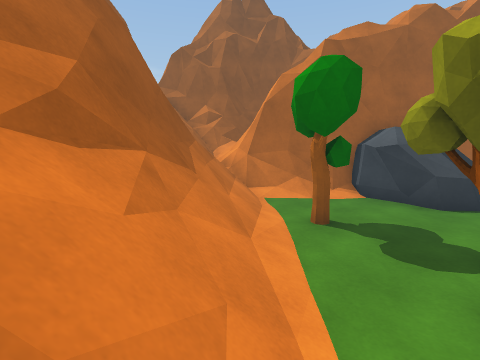
View 1 (above)

16 first-person views from a walk through a 3-D level made in the Unity game engine. The camera is 1.3 m above the floor, tilts 8° down and sees 85° across. The floor is counted in squares, 1 m on a side. Each view is taken from the middle of a square. On the plan, view 1 faces up. The plan holds only what a view shows up to about 13 squares ahead; the rest is blank. The place goes on beyond the plan. The player is left out.

View 2
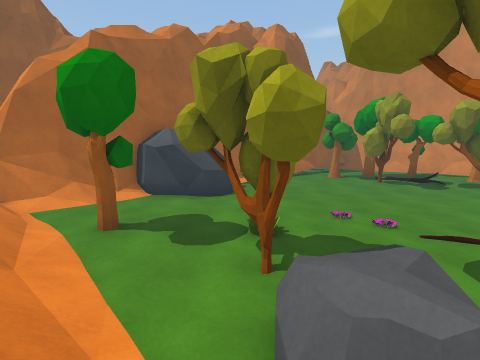

View 3
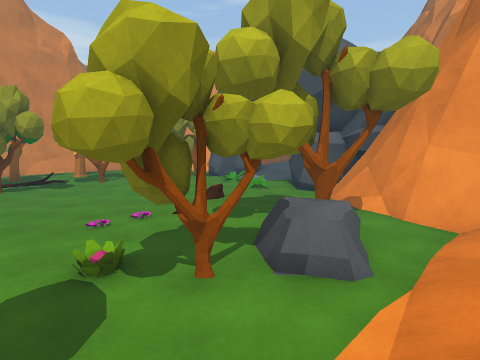

View 4
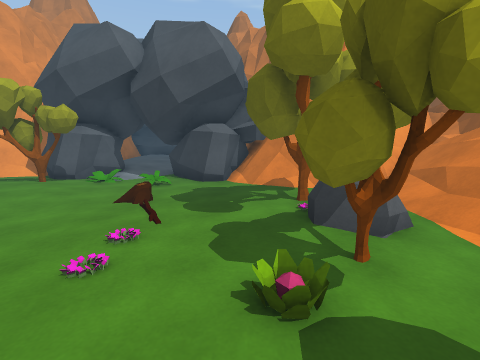

View 5
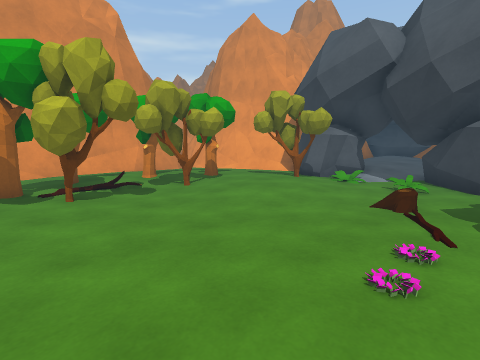

View 6
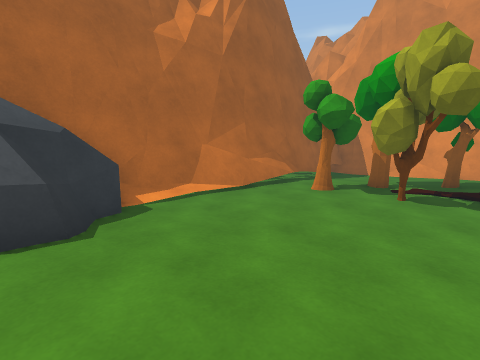

View 7
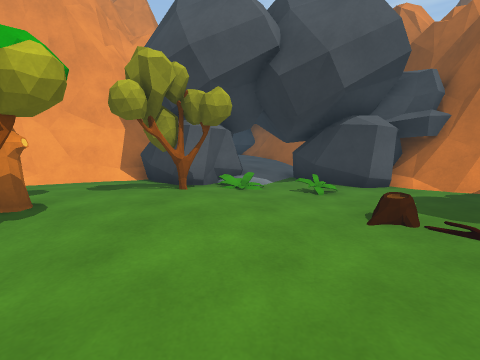

View 8
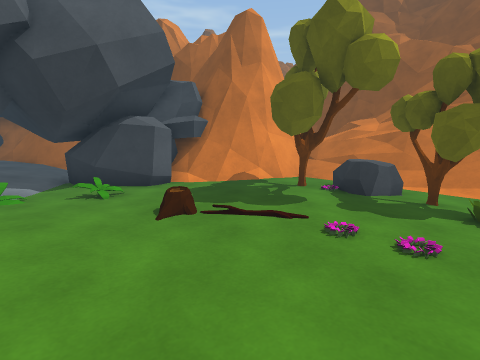

View 9
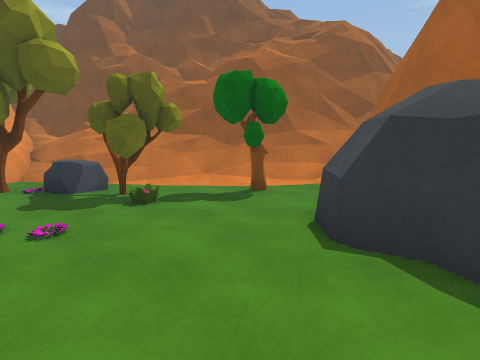

View 10
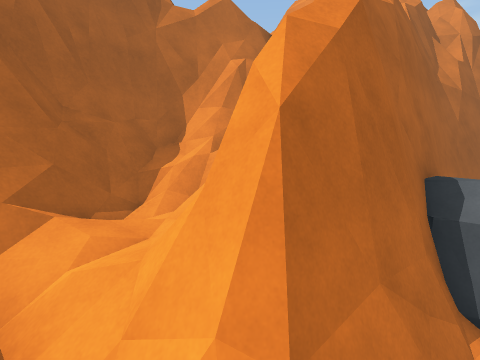

View 11
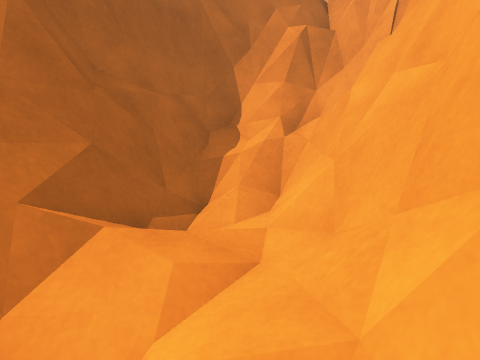

View 12
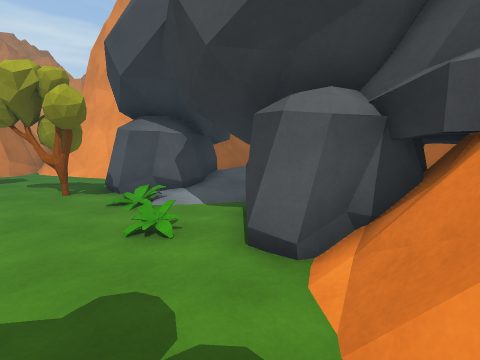

View 13
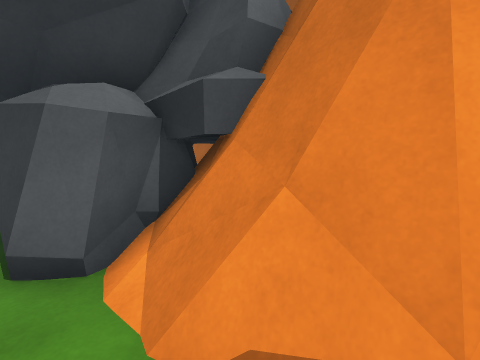

View 14
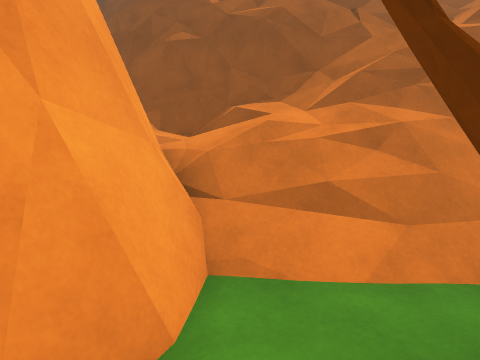

View 15
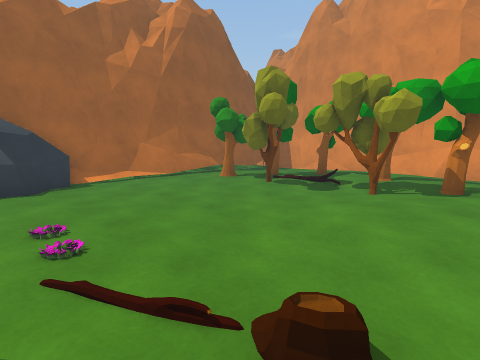

View 16
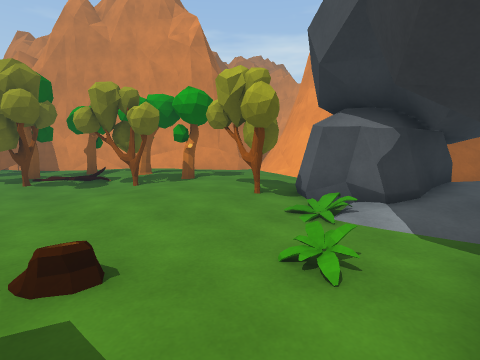

### Floor plan
Key: @ floor where view 1 was taken; # wall or solid block; . main floor; - floor 0.25 m lower than the main floor; : floor 1 m higher than the main floor; + floor 1.5 m higher than the main floor; * floor 1.75 m higher than the main floor; % floor 2.25 m higher than the main floor; / step, stairs or slope; = window, fence, low wall or low ledge; ^ raised ledge; R rock; T tree; P plant; O other object.
Columns run from 4 left of view 1 to 14 right of it. Each row starts with its distance up from view 1.
 15      ####
 14    #######
 13  ####=%###
 12  ##=//==##
 11  ##//=^##
 10  ^=/=####
  9  #=/=####RR###
  8  ##//===RRRR#######
  7   ##/-..RRRR--.===
  6   #=/-T..R..--..TT
  5   #=/-T....---..TTT
  4   #=/--.....---TTTT
  3  ##=/-TP....---TT.T
  2 ###//-TT..P------.T
  1 #==///R....-----TTT
  0 ###/@/RO...--..TTTT
 -1 ##*:/.TTT.---....T
 -2  #+=/.....---..T.T
 -3  #=####...---.TT..
 -4  =#######--P-.PT..
 -5        #RRR--.PRR.
 -6       RRRRRR/RRRR#=
 -7        RR  RRRRR ##
 -8         R  RRRRR #
 -9         #  RR RR#

Where each view was taken, in squares from view 1:
view 1: 0 up, 0 right, facing up
view 2: 0 up, 0 right, facing up-right
view 3: 4 up, 0 right, facing down-right
view 4: 5 up, 4 right, facing down
view 5: 5 up, 5 right, facing down-right
view 6: 2 up, 5 right, facing up-right
view 7: 3 up, 9 right, facing down
view 8: 3 up, 9 right, facing down-left
view 9: 5 up, 9 right, facing left
view 10: 8 up, 1 left, facing up-right
view 11: 10 up, 1 left, facing up-right
view 12: 2 down, 3 right, facing down-right
view 13: 2 down, 3 right, facing down
view 14: 2 down, 3 right, facing left
view 15: 2 down, 5 right, facing up-right
view 16: 3 down, 4 right, facing right
